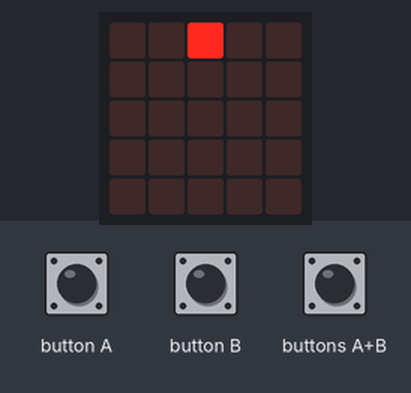
A program run on a simulated BBC micro:bit (MakeCode). On the bench: the board's 5×5 LED display. Inputs (shaded band) come from the test bench.

Above: at 1.2 s.
1.3 s: buttons A+B pressed for 0.15 s
At 4.2 s:
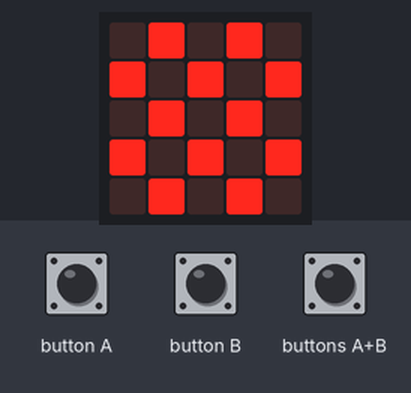
4.4 s: button A pressed for 0.15 s
At 4.6 s:
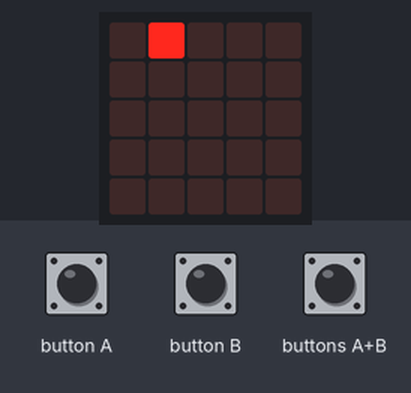
5.1 s: button A pressed for 0.15 s
At 5.35 s:
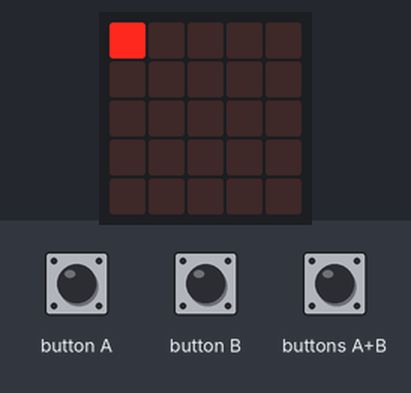
5.8 s: buttons A+B pressed for 1 s
At 9.6 s:
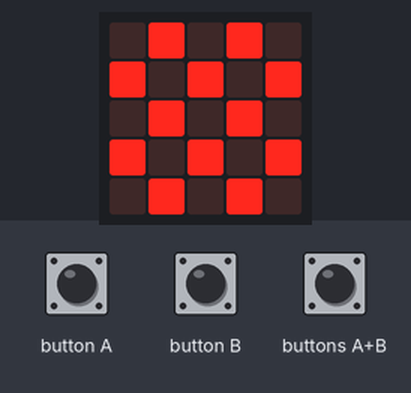
9.8 s: button B pressed for 0.15 s
10.5 s: button B pressed for 0.15 s
At 10.72 s:
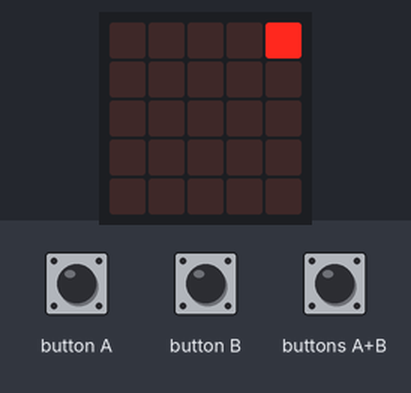
Timing chart, 0 to 12.2 s (numbered marks = the images above; inputs shaded):
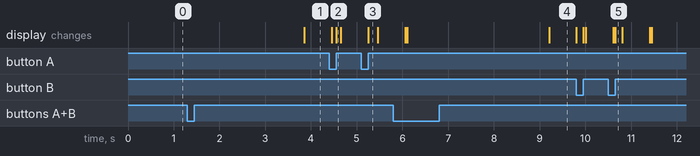

Measured:
- after the input at 1.3 s, the display: changes after 2.6 s (image 1)
- after the input at 4.4 s, the display: first differs from a run without the input after 0.15 s (image 2)
- after the input at 5.1 s, the display: changes after 0.16 s (image 3)
- after the input at 5.8 s, the display: first differs from a run without the input after 3.4 s (image 4)
- after the input at 10.5 s, the display: first differs from a run without the input after 0.15 s (image 5)

The program:

main.ts
```typescript
input.onButtonPressed(Button.A, function () {
    Bonba.move(-1)
})
input.onButtonPressed(Button.AB, function () {
    for (let index = 0; index < 4; index++) {
        Bonba.change(LedSpriteProperty.Y, 0.25)
        basic.pause(200)
        Bonba.change(LedSpriteProperty.Y, 0.25)
        basic.pause(200)
        Bonba.change(LedSpriteProperty.Y, 0.25)
        basic.pause(200)
        Bonba.change(LedSpriteProperty.Y, 0.25)
    }
    if (4 > 0) {
        basic.showIcon(IconNames.Chessboard)
        basic.pause(200)
        basic.showIcon(IconNames.Diamond)
        basic.pause(200)
        basic.showIcon(IconNames.SmallDiamond)
        Bonba.set(LedSpriteProperty.X, 2)
        Bonba.set(LedSpriteProperty.Y, 0)
    }
})
input.onButtonPressed(Button.B, function () {
    Bonba.move(1)
})
let Bonba: game.LedSprite = null
Bonba = game.createSprite(2, 0)
```

test.ts
```typescript
// aquí va el archivo "tests"; esto no se compilará cuando este paquete se utilice como una extensión.
```
